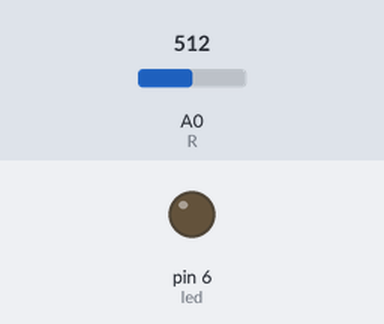
Bench run of a sketch on a simulated Arduino Uno, built with avr-gcc and run on an emulated ATmega328P. On the bench: output pins drawn as LEDs (lit = HIGH). The test bench sets the inputs (shaded band); at power-on: A0 (R) = 512.

Above: at 1.2 s.
1.3 s: A0 (R) set to 716
At 2.5 s:
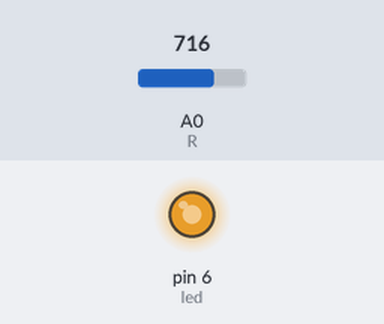
2.8 s: A0 (R) set to 749
At 3.7 s:
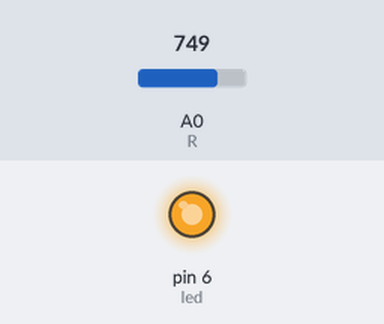
4.3 s: A0 (R) set to 768
At 4.9 s:
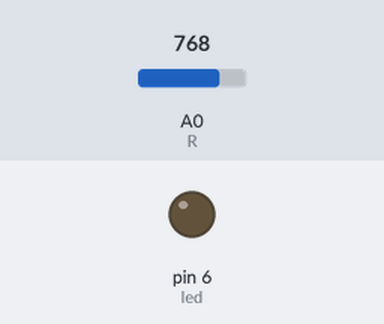
5.8 s: A0 (R) set to 900
At 7.0 s:
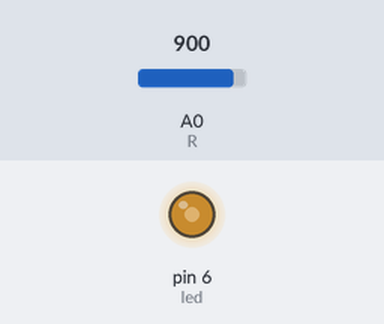
7.3 s: A0 (R) set to 306
At 8.4 s:
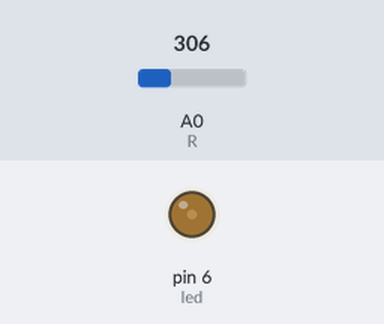
8.8 s: A0 (R) set to 0
At 9.5 s:
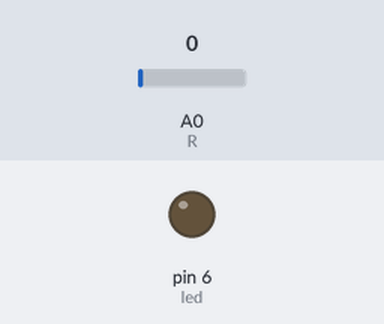
Timing chart, 0 to 11.3 s (numbered marks = the images above; inputs shaded):
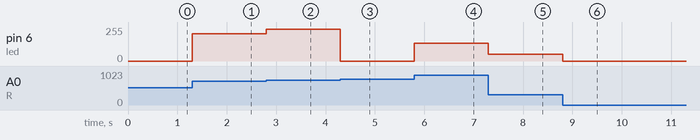

Measured:
- the behaviour switches between 767 and 768 on A0 (R) (found by bisection; images 2 and 3)
- after the input at 1.3 s, pin 6 (led): 0/255 → 204/255 at once
- after the input at 2.8 s, pin 6 (led): 204/255 → 237/255 at once
- after the input at 4.3 s, pin 6 (led): 237/255 → 0/255 at once
- after the input at 5.8 s, pin 6 (led): 0/255 → 132/255 at once
- after the input at 7.3 s, pin 6 (led): 132/255 → 50/255 at once
- after the input at 8.8 s, pin 6 (led): 50/255 → 0/255 at once

The sketch:

prog.ino
```cpp
/* ta carte tesa digital ya atesekhesidh ya atechaledh tezemredh asetaredh bouton ma d analogue di chida ma attas ma chitt asetarnudh la résistence
wigad isan pwm zemredh ateneteskhedmedh i analogue*/


//int button=5;
int led=6;
int R=A0;
int state;
void setup()
{
pinMode(led,OUTPUT);
pinMode(R,INPUT);
//pinMode(button,INPUT);
}

void loop() {

/*digitalWrite(ledbleu,HIGH);
delay(150);
digitalWrite(ledbleu,LOW);
delay(150);
state= digitalRead(button);
digitalWrite(led,state);*/

state=analogRead(R);
analogWrite(led,state);

}
```
